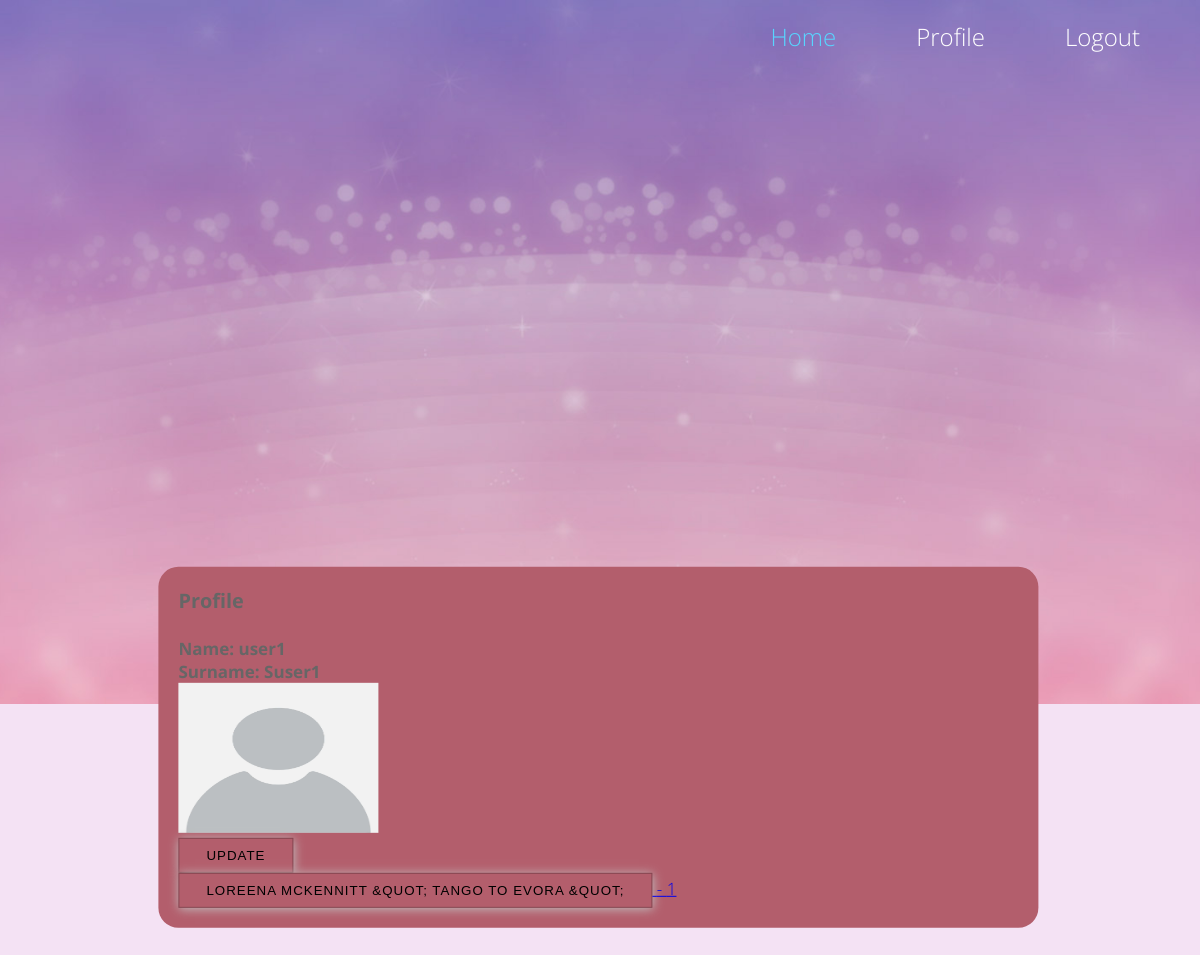
The page /users/user_profile/ (signed in) on the database its author committed.
### users/models.py (models this page shows, shortened)
class Profile(models.Model):
	user = models.OneToOneField(User, on_delete = models.CASCADE)
	first_name = models.CharField(max_length=10, default="name")
	second_name = models.CharField(max_length=20, default="username")
	user_image = models.ImageField(default='Unknown_person.jpg', upload_to="media")

### download_app/models.py (models this page shows, shortened)
class NewMP3(models.Model):
    name = models.TextField()
    url = models.TextField( default="http:")
    count = models.IntegerField(default=1)
    user = models.ForeignKey(User, on_delete=models.CASCADE)

### users/views.py (the view)
# urls.py: path('user_profile/', user_views.user_profile, name='user_profile'),
@login_required(login_url="login")
def user_profile(request):
    profile = Profile.objects.get(user=request.user)
    videos = NewMP3.objects.all().filter(user=request.user)
    list_video = []
    for video_1 in videos:
        count = 0
        k = True
        for i in list_video:
            if video_1.name == i.name:
                k = False
        if k:
            list_video.append(video_1)
        for video_2 in videos:
            if video_1.name == video_2.name:
                count += 1
        video_1.count = count
    return render(request, 'registration/user_profile.html', {"profile":profile, "videos":list_video})

### YouTube_django/YouTube_django/users/templates/registration/user_profile.html
{% extends 'download_app/base.html' %}
{% block content %}
	<div class="todo-list">
		<h3>Profile</h3>
		<br>
		<strong>Name: {{profile.first_name}}</strong>
		<br>
		<strong>Surname: {{profile.second_name}}</strong>
		<br>
		<img src="{{profile.user_image.url}}" alt="*****" height="150" width="200">
		<br>
		<div class="item-row">
			<a href="{% url 'profile_update' %}"><button class="btn btn-success" type="submit" name="Update Profile">Update</button></a>
		</div>
		{% for video in videos %}
			<div>
				<a href="{{video.url}}"><button class="btn btn-success" type="submit" name="url">{{video.name}}</button> - {{video.count}} </a>
			</div>
		{% endfor %}
	</div>
{% endblock %}

### download_app/static/download_app/css/tooplate-style.css (style rules this page uses)
* { margin: 0; padding: 0; }
body { font-family: 'Open Sans', Helvetica, Arial, sans-serif; font-size: 17px; font-weight: 300; color: #666666; overflow-x: hidden; background: rgba(221,160,221,30%); }
a { transition: all 0.3s ease; }
.todo-list { width: 70%; height: 50%; transform: translate(18%, -38%); background: #b35e6c; padding: 20px; border-radius: 20px; }
.btn-success, .btn-info { padding:9px 27px; cursor: pointer; text-transform: uppercase; letter-spacing: 1px; border-style: groove; border: 1px solid rgba(0,0,0,26%); background: #b35e6c; box-shadow: 1px 1px 10px silver; }

### rows shown on the page
Profile: first_name "user1", second_name "Suser1", user_image (picture)
NewMP3: name "LOREENA MCKENNITT &QUOT; TANGO TO EVORA &QUOT;", count "1"
